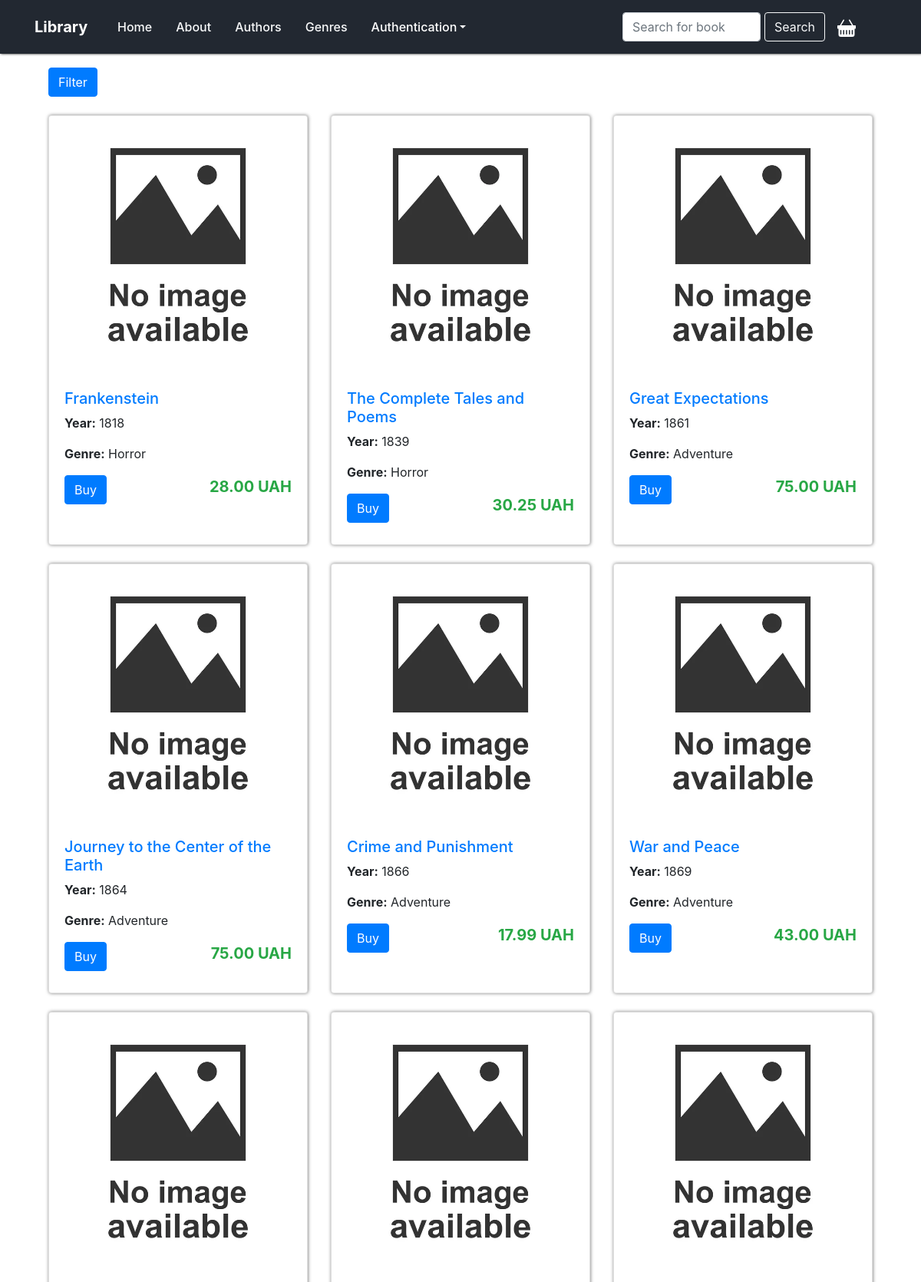
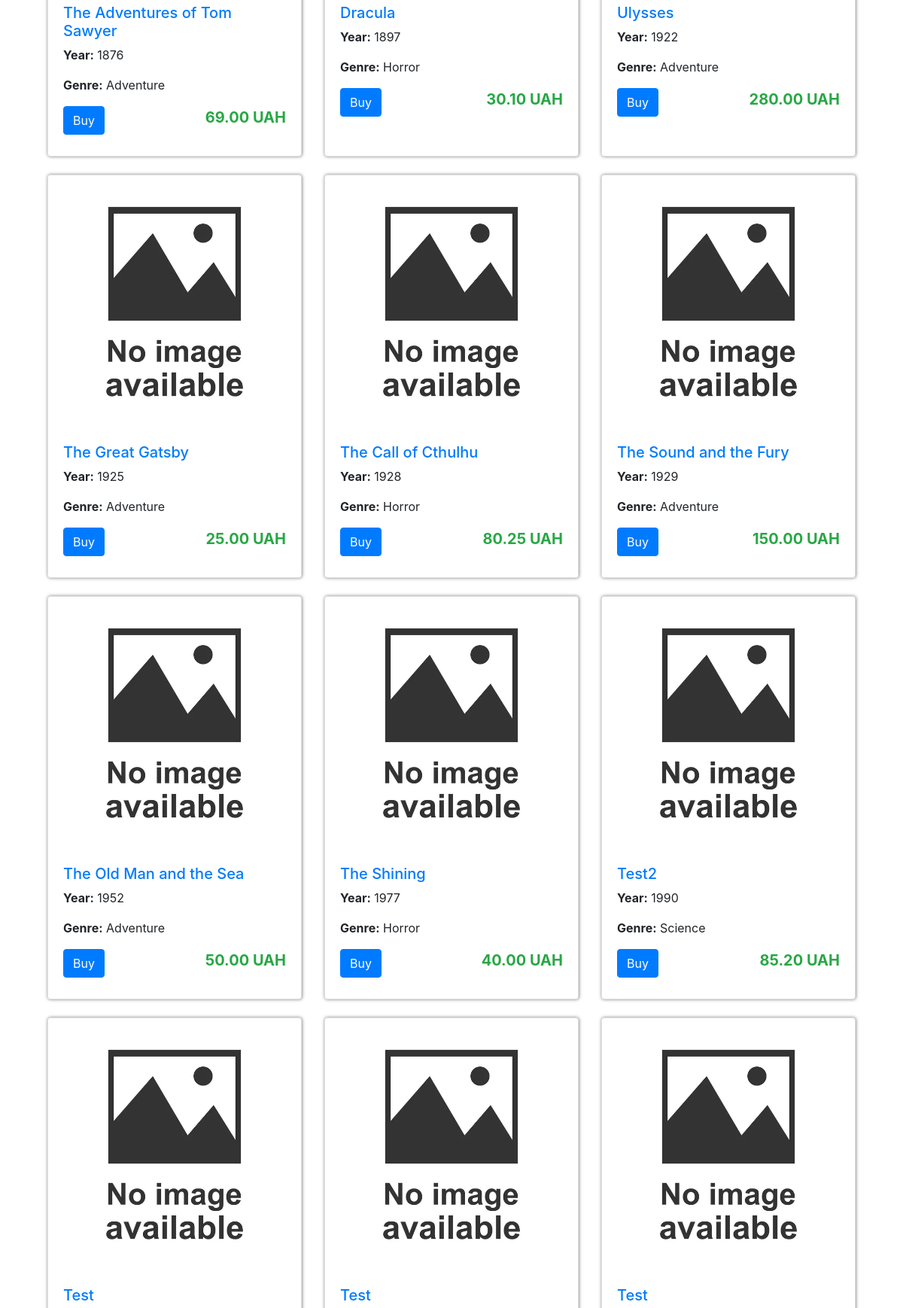
/library/ (upper part), run on the app's committed database (2 pictures, top to bottom).
### library/models.py (models this page shows, shortened)
class Book(models.Model):
    title = models.CharField(max_length=100)
    authors = models.ManyToManyField('Author', through='BookAuthor')
    genre = models.ForeignKey('Genre', on_delete=models.CASCADE, null=True)
    published_year = models.IntegerField()
    ISBN = models.CharField(max_length=200)
    price = models.DecimalField(max_digits=6, decimal_places=2, default=0.0)
    class Meta:
        ordering = ["published_year"]
        indexes = [models.Index(fields=["published_year"])]

class Genre(models.Model):
    genre = models.CharField(max_length=100, db_index=True)
    def __str__(self):
        return self.genre

### library/views.py (the view)
# urls.py: path('', views.index, name='home'),
def index(request):
    context = {"title": "Library", 'books': Book.objects.all()}
    return render(request, 'library/index.html', context=context)

### library/templatetags/tags.py (called while the page is built)
@register.simple_tag()
def get_all_genres():
    return Genre.objects.all()

@register.simple_tag()
def get_all_authors():
    return Author.objects.all()

@register.simple_tag()
def get_menu():
    return views.menu

@register.simple_tag()
def get_year():
    return datetime.now().year

### library/templates/library/index.html (shortened to what this page needs)
{%extends 'base.html'%}
{%block content%}
{% load static %}
{% load tags %}
<div class="container mt-5 pt-4">
    <button class="btn btn-primary mb-4" data-toggle="collapse" data-target="#filterForm" aria-expanded="false">
        Filter
    </button>
                        {% get_all_genres as genres %}
                        {% get_all_authors as authors %}
</div>
<div class="container">
    <div class="row">
        {%for book in books%}
        <div class="col-md-4 mb-4">
            <div class="card h-100 card-shadow">
                {% if book.image %}
                <a href="{% url 'book_by_id' book.id %}"><img src="{% static 'library/images/{{ book.image }}' %}"
                                                              class="card-img-top" alt="{{book.title}}"></a>
                {% else %}
                <a href="{% url 'book_by_id' book.id %}"><img src="{% static 'library/images/default-book.jpg' %}"
                                                              class="card-img-top" alt="{{book.title}}"></a>
                {% endif %}
                <div class="card-body">
                    <h5><a href="{% url 'book_by_id' book.id %}">{{ book.title }}</a></h5>
                    <p class="card-text"><strong>Year:</strong> {{ book.published_year }}</p>
                    <p class="card-text"><strong>Genre:</strong> {{ book.genre }}</p>
                    <p class="text-success price-highlight">{{ book.price }} UAH</p>
                    <a href="{% url 'buy_book' book.id %}" class="btn btn-primary">Buy</a>
                </div>
            </div>
        </div>
        {%endfor%}
    </div>
</div>
{%endblock%}

### library/static/library/css/index.css (style rules this page uses)
:root { --white-text: #FFF; --black: #333333; --deep-blue: #222831; }
body { margin: 20px; height: 100%; display: flex; flex-direction: column; min-height: 100vh; }
.price-highlight { font-size: 1.25rem; font-weight: bold; float: right; display: inline-block; }
.card-shadow { box-shadow: 0.5px 0 4px rgba(0, 0, 0, 0.5); }
.card-img-top { transform: scale(0.9); }

### data on the page
Book: title "Frankenstein", published_year "1818", genre "Horror", price "28.00"
Book: title "The Complete Tales and Poems", published_year "1839", genre "Horror", price "30.25"
Book: title "Great Expectations", published_year "1861", genre "Adventure", price "75.00"
Book: title "Journey to the Center of the Earth", published_year "1864", genre "Adventure", price "75.00"
Book: title "Crime and Punishment", published_year "1866", genre "Adventure", price "17.99"
Book: title "War and Peace", published_year "1869", genre "Adventure", price "43.00"
Book: title "The Adventures of Tom Sawyer", published_year "1876", genre "Adventure", price "69.00"
Book: title "Dracula", published_year "1897", genre "Horror", price "30.10"
Book: title "Ulysses", published_year "1922", genre "Adventure", price "280.00"
Book: title "The Great Gatsby", published_year "1925", genre "Adventure", price "25.00"
Book: title "The Call of Cthulhu", published_year "1928", genre "Horror", price "80.25"
Book: title "The Sound and the Fury", published_year "1929", genre "Adventure", price "150.00"
Book: title "The Old Man and the Sea", published_year "1952", genre "Adventure", price "50.00"
Book: title "The Shining", published_year "1977", genre "Horror", price "40.00"
Book: title "Test2", published_year "1990", genre "Science", price "85.20"
Book: title "Test"
Book: title "Test"
Book: title "Test"

### other printed values
{{ item.title }} "Home" "About" "Authors" "Genres"
